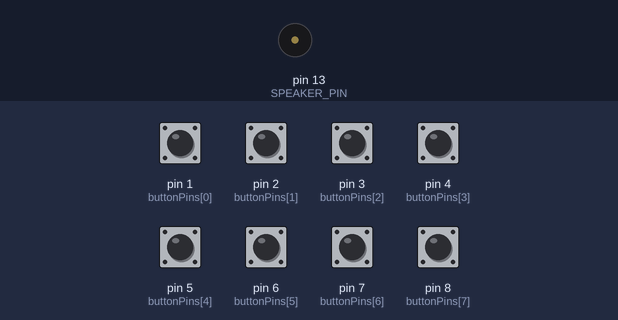
Simulated run of this sketch. Board: Arduino Uno, built with avr-gcc and run on an emulated ATmega328P. On the bench: buzzer (waves = sounding). The inputs (shaded band) are chosen by the test bench; at power-on: pin 1 (buttonPins[0]), pin 2 (buttonPins[1]), pin 3 (buttonPins[2]), pin 4 (buttonPins[3]), pin 5 (buttonPins[4]), pin 6 (buttonPins[5]), pin 7 (buttonPins[6]), pin 8 (buttonPins[7]) HIGH.

Above: at 1.2 s.
1.3 s: pin 1 (buttonPins[0]) pulled LOW for 0.15 s
At 1.37 s:
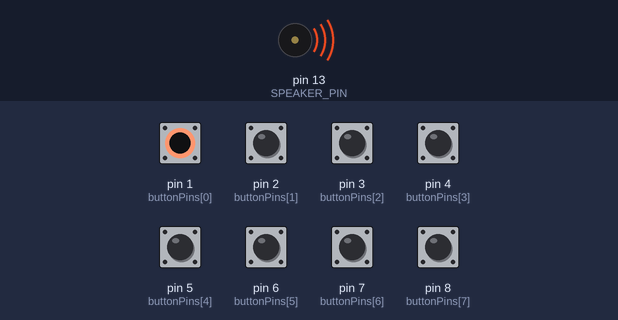
Timing chart, 0 to 4.3 s (numbered marks = the images above; inputs shaded):
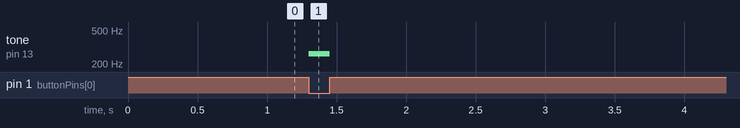

The sketch:

Mini_piano-Project.ino
```cpp
// (licence header left out)
#include "pitches.h"

#define SPEAKER_PIN 13

const uint8_t buttonPins[] = { 1, 2, 3, 4, 5, 6, 7, 8 };
const int buttonTones[] = {
  NOTE_C4, NOTE_D4, NOTE_E4, NOTE_F4,
  NOTE_G4, NOTE_A4, NOTE_B4, NOTE_C5
};
const int numTones = sizeof(buttonPins) / sizeof(buttonPins[0]);

void setup() {
  for (uint8_t i = 0; i < numTones; i++) {
    pinMode(buttonPins[i], INPUT_PULLUP);
  }
  pinMode(SPEAKER_PIN, OUTPUT);
}

void loop() {
  int pitch = 0;
  for (uint8_t i = 0; i < numTones; i++) {
    if (digitalRead(buttonPins[i]) == LOW) {
      pitch = buttonTones[i];
    }
  }
  if (pitch) {
    tone(SPEAKER_PIN, pitch);
  } else {
    noTone(SPEAKER_PIN);
  }
}
```

Measured:
- after the input at 1.3 s, tone on pin 13 (SPEAKER_PIN): silent → 262 Hz at once, → silent 0.15 s later
